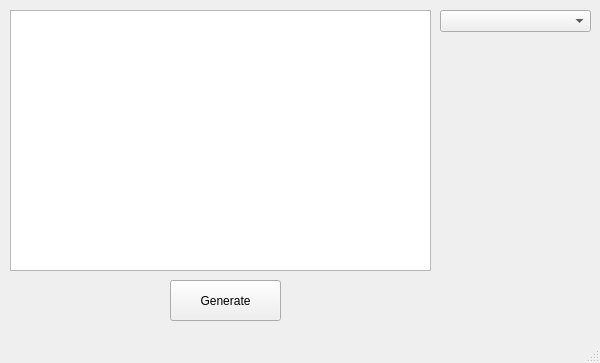
<?xml version="1.0" encoding="UTF-8"?>
<ui version="4.0">
 <class>MainWindow</class>
 <widget class="QMainWindow" name="MainWindow">
  <property name="geometry">
   <rect>
    <x>0</x>
    <y>0</y>
    <width>600</width>
    <height>363</height>
   </rect>
  </property>
  <property name="windowTitle">
   <string>MainWindow</string>
  </property>
  <widget class="QWidget" name="centralwidget">
   <widget class="QPushButton" name="pushButton">
    <property name="geometry">
     <rect>
      <x>170</x>
      <y>280</y>
      <width>111</width>
      <height>41</height>
     </rect>
    </property>
    <property name="text">
     <string>Generate</string>
    </property>
   </widget>
   <widget class="QComboBox" name="comboBox">
    <property name="geometry">
     <rect>
      <x>440</x>
      <y>10</y>
      <width>151</width>
      <height>22</height>
     </rect>
    </property>
   </widget>
   <widget class="QTextEdit" name="textEdit">
    <property name="geometry">
     <rect>
      <x>10</x>
      <y>10</y>
      <width>421</width>
      <height>261</height>
     </rect>
    </property>
    <property name="markdown">
     <string/>
    </property>
   </widget>
  </widget>
  <widget class="QMenuBar" name="menubar">
   <property name="geometry">
    <rect>
     <x>0</x>
     <y>0</y>
     <width>600</width>
     <height>22</height>
    </rect>
   </property>
  </widget>
  <widget class="QStatusBar" name="statusbar"/>
 </widget>
 <resources/>
 <connections/>
</ui>
